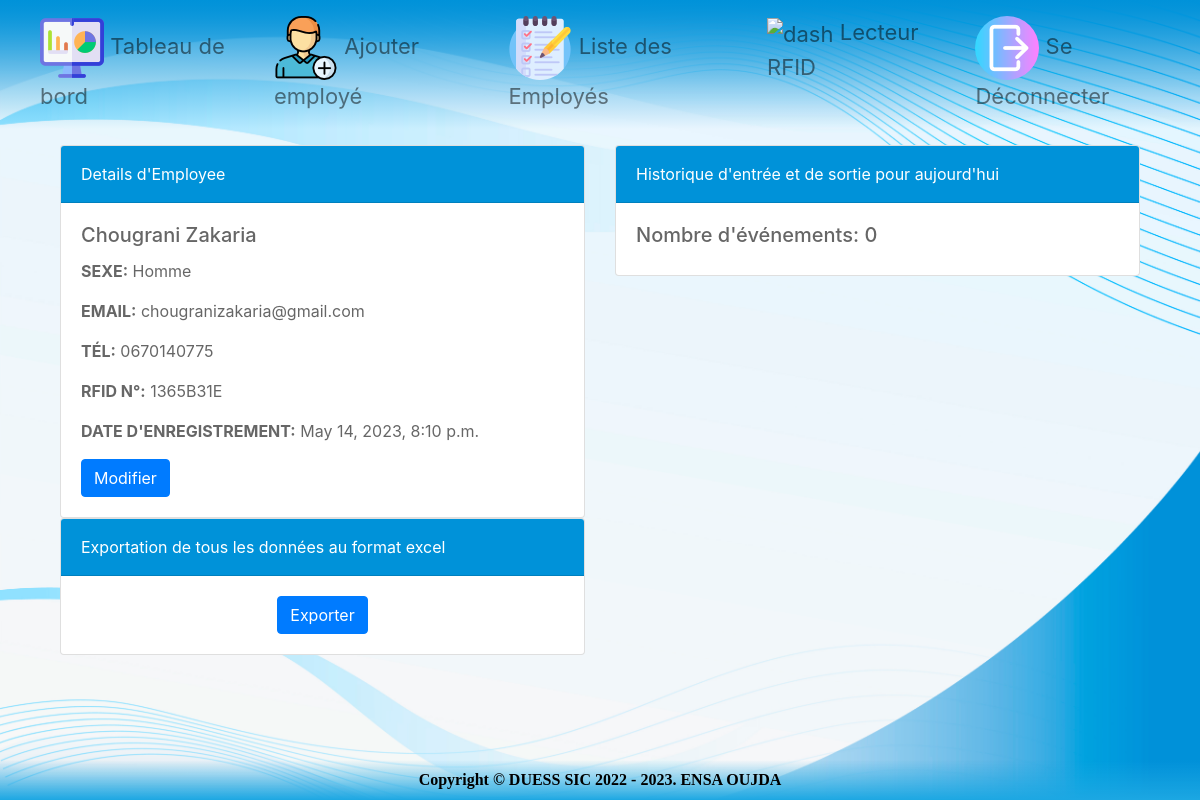
/details/4 (signed in), run on an earlier commit of the app's database.
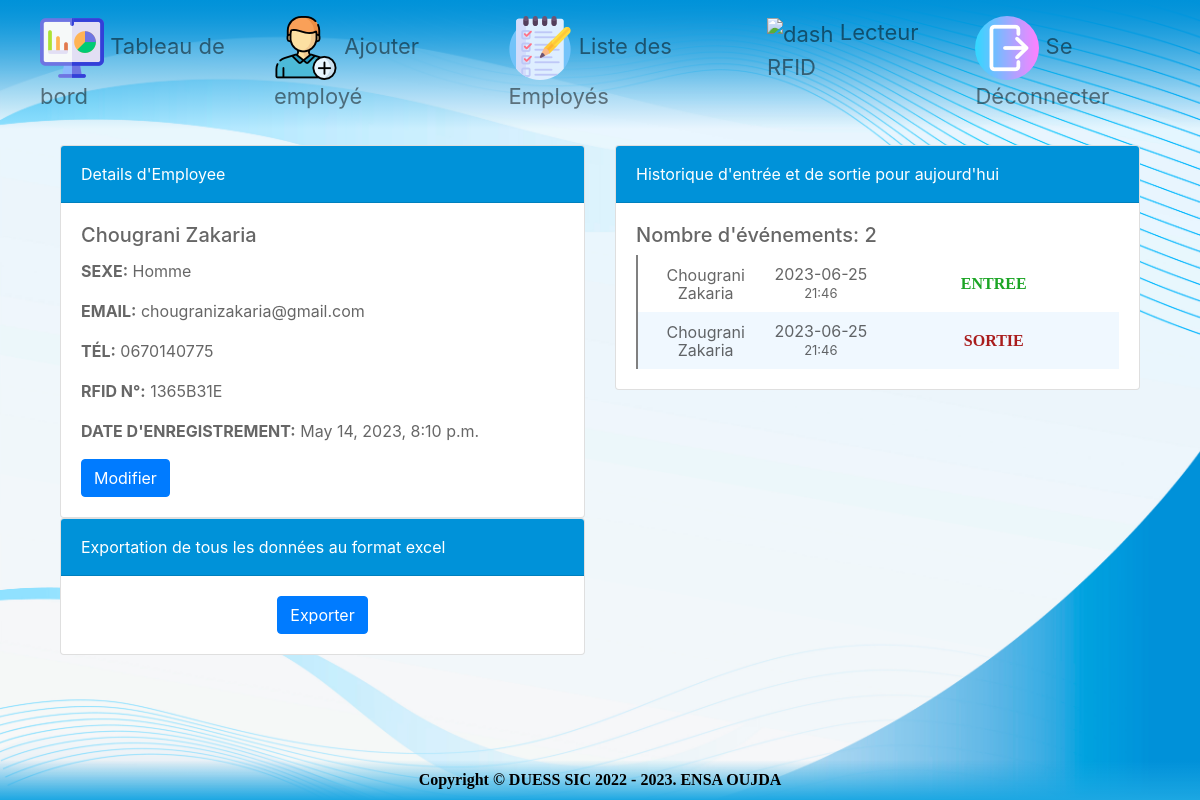
And on a later commit of the database.
### app/models.py (models this page shows, shortened)
class Employe(models.Model):
    nom = models.CharField(max_length=50)
    prenom = models.CharField(max_length=50)
    SEXE = [
        ("HOMME", "Homme"),
        ("FEMME", "Femme"),
    ]
    sexe = models.CharField(max_length=5, choices=SEXE)
    email = models.EmailField(max_length=254)
    tel = models.CharField(max_length=20)
    date_enregistrement = models.DateTimeField(auto_now_add=True)
    num_rfid = models.CharField(max_length=20, unique=True)

class EntreeSortie(models.Model):
    employe = models.ForeignKey(Employe, on_delete=models.CASCADE, related_name='entree_sorties')
    date_event = models.DateField(auto_now_add=True)
    TYPE_EVENT = [
        ("ENTREE", "Entree"),
        ("SORTIE", "Sortie"),
    ]
    type_event = models.CharField(max_length=6, choices=TYPE_EVENT)
    time = models.TimeField(auto_now_add=True)

### app/views.py (the view)
# urls.py: path("details/<int:pk>", views.details_employe, name="details"),
@login_required(login_url='acces')
def details_employe(request, pk):
    employe = get_object_or_404(Employe, pk=pk)
    events = employe.entree_sorties.filter(employe=employe, date_event=datetime.now().date()).order_by("-time")
    num_events = events.count()
    return render(request, 'details_employe.html', {'employe': employe, 'events': events, 'num_events': num_events})

### templates/details_employe.html (shortened to what this page needs)
{% extends 'base.html' %}
{% load static %}
{% block content %}
    <div class="container mt-3">
        <div class="row">
            <div class="col-md-6">
                <div class="card">
                    <div class="card-header py-3" style="background-color: #0092d9;color: white;">
                        Details d'Employee
                    </div>
                    <div class="card-body">
                        <h5 class="card-title">{{ employe.nom|title }} {{ employe.prenom|title }}</h5>
                        <p class="card-text"><span
                                class="text-uppercase text-xxs font-weight-bolder">Sexe:</span> {{ employe.sexe|title }}
                        </p>
                        <p class="card-text"><span
                                class="text-uppercase text-xxs font-weight-bolder">Email:</span> {{ employe.email }}</p>
                        <p class="card-text"><span
                                class="text-uppercase text-xxs font-weight-bolder">Tél:</span> {{ employe.tel }}</p>
                        <p class="card-text"><span
                                class="text-uppercase text-xxs font-weight-bolder">RFID N°:</span> {{ employe.num_rfid }}
                        </p>
                        <p class="card-text"><span class="text-uppercase text-xxs font-weight-bolder">Date d'enregistrement:</span> {{ employe.date_enregistrement }}
                        </p>
                                                <a href="{% url 'update_employe' employe.id %}" class="btn btn-primary">Modifier</a>
                    </div>
                </div>
            </div>
            <div class="col-md-6">
                <div class="card">
                    <div class="card-header py-3" style="background-color: #0092d9;color: white;">
                        Historique d'entrée et de sortie pour aujourd'hui
                    </div>
                    <div class="card-body" style="max-height: 65vh;overflow: auto;">
                        <h5>Nombre d'événements: {{ num_events }}</h5>
                        {% for event in events %}
                            <div class="event">
                            <div class="event-date">
                                    <p>{{ employe.nom|title }} {{ employe.prenom|title }}</p>
                                </div>
                                <div class="event-date">
                                    <p>{{ event.date_event|date:"Y-m-d" }}</p>
                                    <span>{{ event.time|time:"H:i" }}</span>
                                </div>
                                <div class="event-type {% if event.type_event == 'ENTREE' %} entry_event {% else %} exit_event {% endif %}">
                                    {{ event.type_event }}
                                </div>
                            </div>
                        {% endfor %}
                    </div>
                </div>
            </div>
        </div>
        <div class="row">
            <div class="col-md-6">
                <div class="card">
                    <div class="card-header py-3" style="background-color: #0092d9;color: white;">
                        Exportation de tous les données au format excel
                    </div>
                    <div class="card-body text-center">
                        <a href="{% url 'export_csv' employe.pk %}" class="btn btn-primary"> Exporter </a>
                    </div>
                </div>
            </div>
        </div>
    </div>
{% endblock %}

### templates/base.html (shortened to what this page needs)
{% load static %}
<!DOCTYPE html>
<html lang="fr">
<head>
    <link href="https://cdn.datatables.net/1.13.4/css/jquery.dataTables.min.css" rel="stylesheet"/>
    <link rel="stylesheet" type="text/css"
          href="https://cdn.datatables.net/responsive/2.2.9/css/responsive.dataTables.min.css">
    <link rel="stylesheet" href="https://cdnjs.cloudflare.com/ajax/libs/twitter-bootstrap/4.6.0/css/bootstrap.min.css">
    <link href="{% static 'assets/css/style.css' %}" type="text/css" rel="stylesheet"/>
</head>
<body>
{% include 'navbar.html' %}
    <main class="container">
        {% block content %}
        {% endblock %}
    </main>
    {% include 'footer.html' %}
</body>
</html>

### templates/navbar.html (shortened to what this page needs)
{% load static %}
<nav class="navbar navbar-expand-lg navbar-light"
    style="min-height: 80px;background: linear-gradient(180deg, #0092d9, transparent);">
    <div class="collapse navbar-collapse flex-column" id="sidebar">
        <ul class="navbar-nav">
            <li class="nav-item mx-3 {% if request.path == '/' %}active{% endif %}">
                <a class="nav-link" href="/">
                    <img src="{% static 'assets/img/dash-icon.png' %}" alt="dash">
                    Tableau de bord
                </a>
            </li>
            <li class="nav-item mx-3 {% if request.path == '/add_employe' %}active{% endif %}">
                <a class="nav-link" href="{% url 'add_employe' %}">
                    <img src="{% static 'assets/img/add-user.png' %}" alt="dash">
                    Ajouter employé
                </a>
            </li>
            <li class="nav-item mx-3 {% if request.path == '/list_employes' %}active{% endif %}">
                <a class="nav-link" href="{% url 'list_employes' %}">
                    <img src="{% static 'assets/img/list.png' %}" alt="dash">
                    Liste des Employés
                </a>
            </li>
        <li class="nav-item mx-3 {% if request.path == '/lecture_rfid' %}active{% endif %}">
                <a class="nav-link" href="{% url 'lecture_rfid' %}">
                    <img src="{% static 'assets/img/rfid.png' %}" alt="dash">
                    Lecteur RFID
                </a>
            </li>
        <li class="nav-item mx-3 {% if request.path == '/list_employes' %}active{% endif %}">
                <a class="nav-link" href="{% url 'quitter' %}">
                    <img src="{% static 'assets/img/64.png' %}" alt="dash">
                    Se Déconnecter
                </a>
            </li>
        </ul>
    </div>
</nav>

### templates/footer.html (shortened to what this page needs)
{% load static %}
<div class="footer">
    Copyright © DUESS SIC 2022 - 2023. ENSA OUJDA
</div>

### static/assets/css/style.css (style rules this page uses)
body { background-image: url('../img/background.jpg'); background-size: cover; color: rgba(0, 0, 0, 0.6); height: 100vh; }
.navbar-nav .nav-link { font-size: 22px; }

### templates/details_employe.html (style rules this page uses)
.event { display: flex; align-items: center; border-left: 2px solid gray; padding: 10px; }
.event:nth-child(odd) { background: aliceblue; }
.event-date { flex: 1; line-height: 18px; text-align: center; }
.event-type { flex: 2; text-align: center; }
.event-date p { margin: 0; }
.event-date span { font-size: small; }
.entry_event { color: #1ca525; font-weight: bold; font-family: cursive; }
.exit_event { color: #a91d1d; font-weight: bold; font-family: cursive; }

### templates/footer.html (style rules this page uses)
.footer { display: flex; justify-content: center; align-items: center; position: fixed; bottom: 0; left: 0; width: 100%; height: 40px; background-image: linear-gradient(180deg, #f6f7f900, #1ca7e2); color: black; font-weight: 700; font-family: "Bell MT"; }

What changed in the data, as far as the page shows it:
added EntreeSortie: {{ employe.nom|title }} "Chougrani", {{ employe.prenom|title }} "Zakaria", date_event "2023-06-25", time "21:46", type_event "ENTREE"
added EntreeSortie: {{ employe.nom|title }} "Chougrani", {{ employe.prenom|title }} "Zakaria", date_event "2023-06-25", time "21:46", type_event "SORTIE"
Also different on the page:
{{ num_events }}: "0" → "2"
